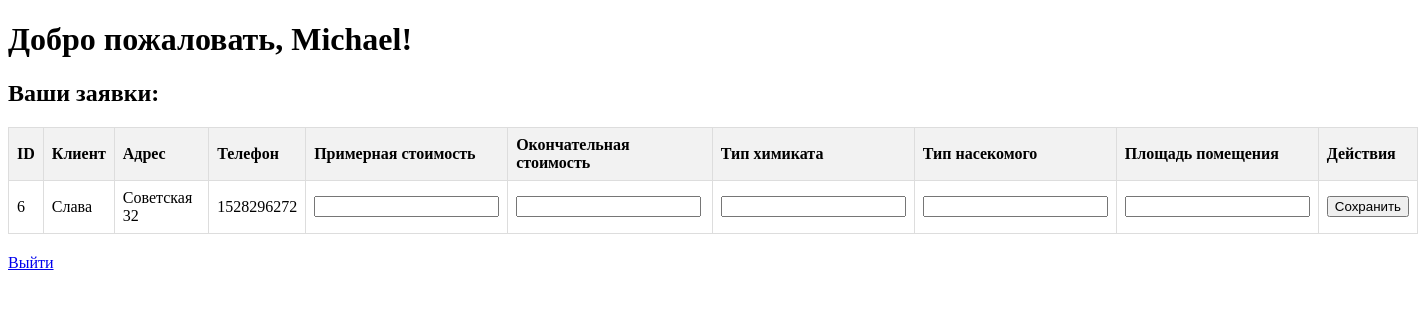
The app's page /disinsector/dashboard (signed in), older data.
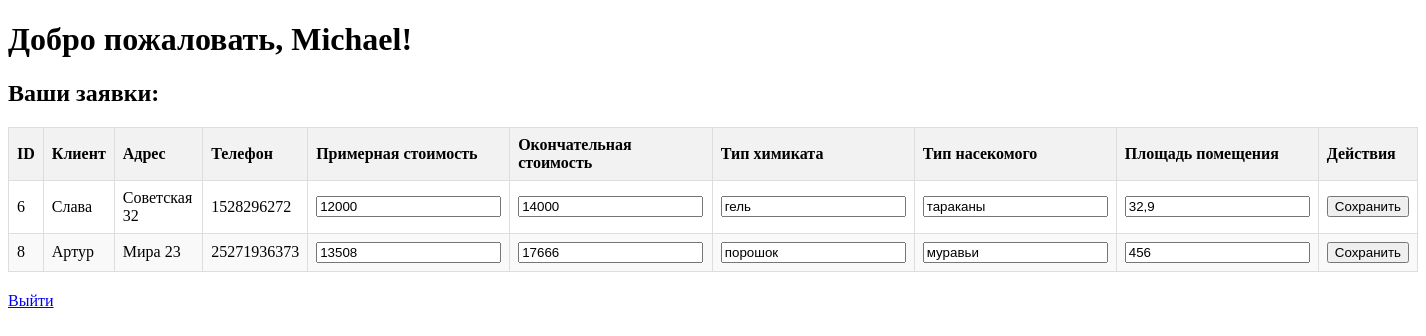
The same page, newer data.
### app/model.py (models this page shows, shortened)
class Disinsector(db.Model, UserMixin):
    __tablename__ = 'disinsectors'
    id = Column(Integer, primary_key=True, index=True)
    disinsector_id = Column(Integer, unique=True, nullable=False)
    name = Column(String(100), nullable=False)
    email = Column(String(120), unique=True, nullable=False)
    password = Column(String(128), nullable=False)
    token = Column(String(128), unique=True, nullable=False)
    orders = relationship('Order', back_populates='disinsector')
    def __repr__(self):
        return f'<Disinsector {self.name}>'

class Order(db.Model):
    __tablename__ = 'orders'
    id = Column(Integer, primary_key=True, index=True)
    disinsector_id = Column(Integer, ForeignKey('disinsectors.id'))
    client_id = Column(Integer, ForeignKey('clients.id'), nullable=False)
    order_status = Column(String(50), default='Новая')
    object_type = Column(String(50), nullable=False)
    insect_quantity = Column(String(50), nullable=False)
    disinsect_experience = Column(Boolean, nullable=False)
    estimated_price = Column(String(50), nullable=True)
    final_price = Column(String(50), nullable=True)
    poison_type = Column(String(100), nullable=True)
    insect_type = Column(String(100), nullable=True)
    client_area = Column(String(100), nullable=True)
    created_at = Column(DateTime, default=datetime.utcnow, onupdate=datetime.utcnow, nullable=False)
    disinsector = relationship("Disinsector", back_populates="orders")
    client = relationship("Client", back_populates="orders")

class Client(db.Model):
    __tablename__ = 'clients'
    id = Column(Integer, primary_key=True, index=True)
    name = Column(String(100), nullable=False)
    phone = Column(String(20), nullable=False)
    address = Column(String(200), nullable=False)
    orders = relationship("Order", back_populates="client")

### app/main.py (the view)
@main_bp.route('/disinsector/dashboard', methods=['GET'])
@login_required
def disinsector_dashboard():
    current_app.logger.info(f"Текущий пользователь: {current_user}")
    current_app.logger.info(f"Тип пользователя: {type(current_user)}")
    if not isinstance(current_user, Disinsector):
        flash("У вас нет доступа к этой странице.", 'danger')
        return redirect(url_for('auth.disinsector_login'))
    try:
        current_app.logger.info(f"Дезинсектор {current_user.name} (ID: {current_user.id}) вошел в дашборд.")
        orders = db.session.query(Order).options(
            joinedload(Order.client)
        ).filter(Order.disinsector_id == current_user.id).all()
        current_app.logger.info(f"Количество заявок для дезинсектора {current_user.name}: {len(orders)}")
        current_app.logger.info(f"Дезинсектор: {current_user.name}, ID: {current_user.id}")
        return render_template('disinsector_dashboard.html', disinsector=current_user, orders=orders)
    except Exception as e:
        current_app.logger.error(f"Ошибка при загрузке дашборда дезинсектора: {e}")
        flash("Произошла ошибка при загрузке заявок.", 'danger')
        return redirect(url_for('auth.disinsector_login'))
    for order in orders:
        current_app.logger.info(
            f"Заявка ID: {order.id}, Клиент: {order.client.name}, Адрес: {order.client.address}, Статус: {order.order_status}"
        )

### app/templates/disinsector_dashboard.html (shortened to what this page needs)
<!DOCTYPE html>
<html lang="ru">
<head>
</head>
<body>
    <h1>Добро пожаловать, {{ disinsector.name }}!</h1>
    <h2>Ваши заявки:</h2>
    {% if orders %}
    <table>
        <thead>
            <tr>
                <th>ID</th>
                <th>Клиент</th>
                <th>Адрес</th>
                <th>Телефон</th>
                <th>Примерная стоимость</th>
                <th>Окончательная стоимость</th>
                <th>Тип химиката</th>
                <th>Тип насекомого</th>
                <th>Площадь помещения</th>
                <th>Действия</th>
            </tr>
        </thead>
        <tbody>
            {% for order in orders %}
            <tr>
                <form method="POST" action="{{ url_for('main.update_order_details') }}" onsubmit="saveOrderDetails(this, event)">
                    <td>{{ order.id }}</td>
                    <td>{{ order.client.name }}</td>
                    <td>{{ order.client.address }}</td>
                    <td>{{ order.client.phone }}</td>
                    <td>
                        <input type="text" name="estimated_price" value="{{ order.estimated_price or '' }}">
                    </td>
                    <td>
                        <input type="text" name="final_price" value="{{ order.final_price or '' }}">
                    </td>
                    <td>
                        <input type="text" name="poison_type" value="{{ order.poison_type or '' }}">
                    </td>
                    <td>
                        <input type="text" name="insect_type" value="{{ order.insect_type or '' }}">
                    </td>
                    <td>
                        <input type="text" name="client_area" value="{{ order.client_area or '' }}">
                    </td>
                    <td>
                        <button type="submit">Сохранить</button>
                    </td>
                </form>
            </tr>
            {% endfor %}
        </tbody>
    </table>
    {% else %}
    <p>На данный момент заявок нет.</p>
    {% endif %}
    <a href="{{ url_for('auth.logout') }}">Выйти</a>
</body>
</html>

### app/templates/disinsector_dashboard.html (style rules this page uses)
table { width: 100%; border-collapse: collapse; }
th, td { border: 1px solid #ddd; padding: 8px; }
th { background-color: #f2f2f2; text-align: left; }
tr:nth-child(even) { background-color: #f9f9f9; }

Row changes from the older to the newer data that the page shows:
changed Order "Слава": estimated_price (not shown) → "12000"; final_price (not shown) → "14000"; poison_type (not shown) → "гель"; insect_type (not shown) → "тараканы"; client_area (not shown) → "32,9"
added Order: id "8", client.name "Артур", client.address "Мира 23", client.phone "25271936373", estimated_price "13508", final_price "17666", poison_type "порошок", insect_type "муравьи", client_area "456"
